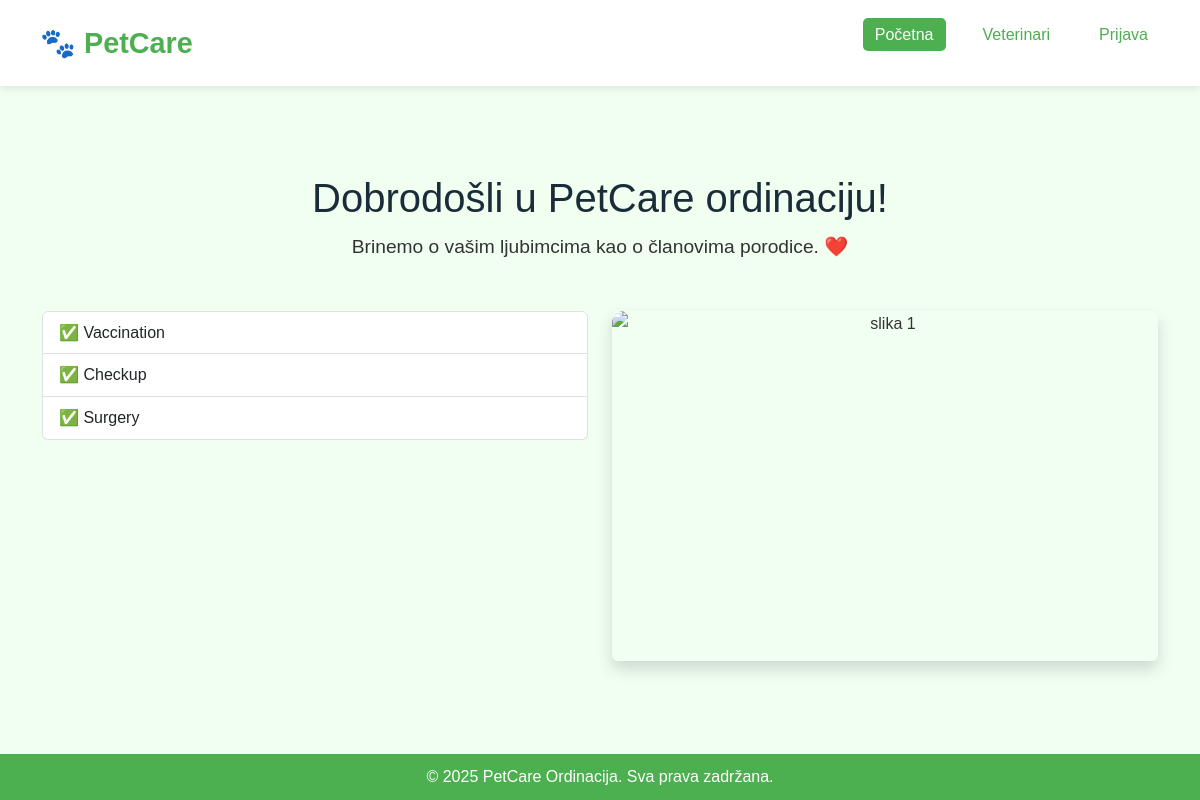
/, run on an earlier commit of the app's database.
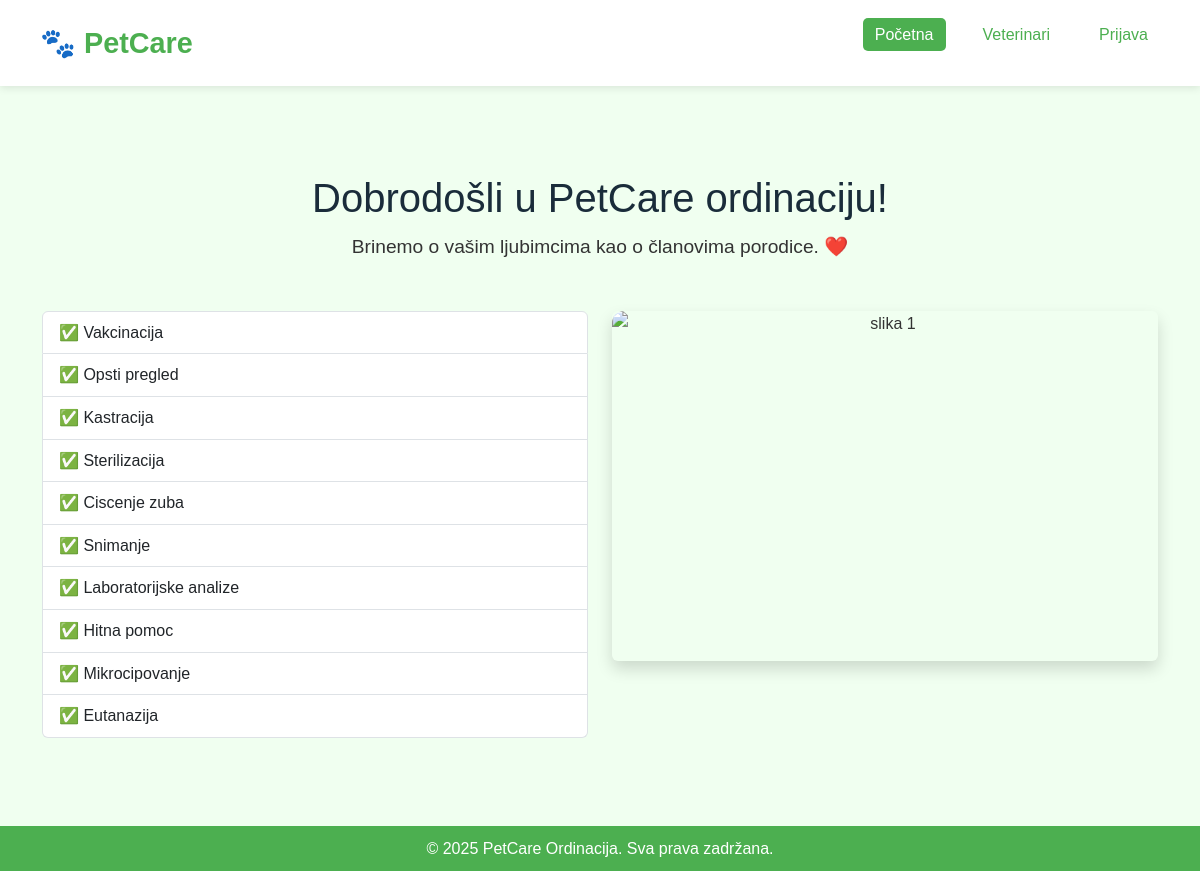
And on a later commit of the database.
### tables this page shows
CREATE TABLE `services` (
  `id` int(10) UNSIGNED NOT NULL,
  `name` varchar(100) NOT NULL,
  `description` text DEFAULT NULL,
  `price` decimal(10,2) NOT NULL CHECK (`price` >= 0)
);

### functions.php (called while the page is built, shortened)
<?php
function get_all_services($pdo) {
    $stmt = $pdo->query("SELECT * FROM services");
    return $stmt->fetchAll();
}

### index.php (the view, shortened to what this page needs)
<?php
require_once 'functions.php';
$services = get_all_services($pdo);
?>
<!DOCTYPE html>
<html lang="sr">
<head>
    <link href="https://cdn.jsdelivr.net/npm/bootstrap@5.3.0/dist/css/bootstrap.min.css" rel="stylesheet">
    <link rel="stylesheet" href="css/css.css">
</head>
<body>
<header>
    <div class="logo">🐾 PetCare</div>
    <nav>
        <ul>
            <li><a href="index.php" class="active">Početna</a></li>
            <li><a href="vets.php">Veterinari</a></li>
            <li><a href="login.php">Prijava</a></li>
        </ul>
    </nav>
</header>
<main class="container my-5">
    <section class="hero text-center mb-5">
        <h1>Dobrodošli u PetCare ordinaciju!</h1>
        <p>Brinemo o vašim ljubimcima kao o članovima porodice. ❤️</p>
    </section>
    <div class="row align-items-start">
        <div class="col-md-6">
            <ul class="list-group text-start">
                <?php foreach ($services as $service): ?>
                    <li class="list-group-item">✅ <?= htmlspecialchars($service['name']) ?></li>
                <?php endforeach; ?>
            </ul>
        </div>
        <div class="col-md-6">
            <div id="serviceCarousel" class="carousel custom-carousel">
                <div class="carousel-inner rounded shadow">
                    <div class="carousel-item active">
                        <img src="images/clinic/index1.jpg" class="d-block w-100" alt="slika 1">
                    </div>
                </div>
            </div>
        </div>
    </div>
</main>
<footer class="custom-footer">
    <div class="footer-content">
        &copy; 2025 PetCare Ordinacija. Sva prava zadržana.
    </div>
</footer>
</body>
</html>

What changed in the data, as far as the page shows it:
removed services: name "Checkup"
removed services: name "Surgery"
changed services: name "Vaccination" → "Vakcinacija"
added services: name "Opsti pregled"
added services: name "Kastracija"
added services: name "Sterilizacija"
added services: name "Ciscenje zuba"
added services: name "Snimanje"
added services: name "Laboratorijske analize"
added services: name "Hitna pomoc"
added services: name "Mikrocipovanje"
added services: name "Eutanazija"
